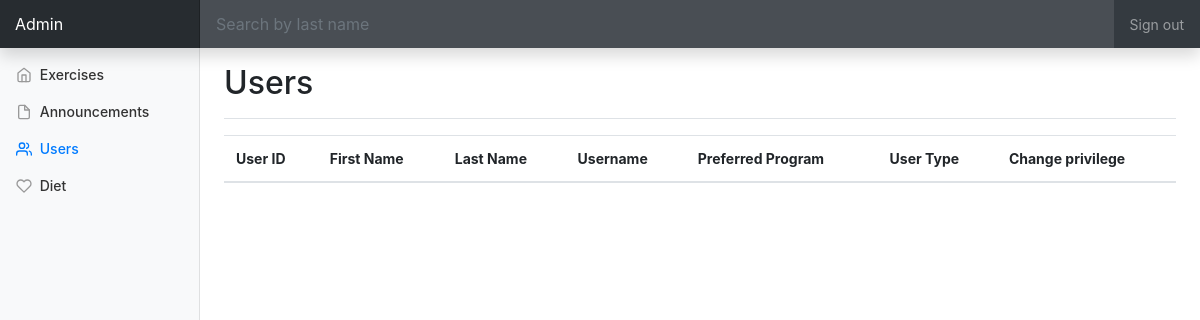
Page /adminuserlist.php on the earlier database version.
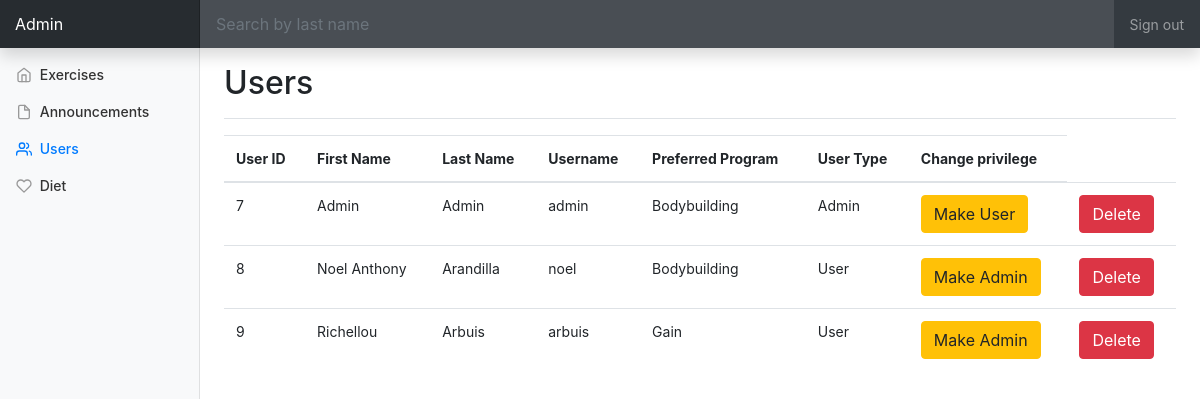
Same page on the later database version.
### tables this page shows
CREATE TABLE `users` (
  `user_id` int(255) NOT NULL,
  `fname` varchar(255) NOT NULL,
  `lname` varchar(255) NOT NULL,
  `username` varchar(255) NOT NULL,
  `password` varchar(255) NOT NULL,
  `preferredprogram` varchar(255) NOT NULL,
  `usertype` int(255) NOT NULL,
  `activate` int(2) NOT NULL
);

### functions.php (called while the page is built, shortened)
<?php
	class dataOps{
		public $conn;
		public function __construct(){
			$this -> conn = mysqli_connect("localhost","root","","weighttrack");
		}
		public function retrieveUsers(){
			$sql = "SELECT * FROM users  WHERE activate='1'";
			$userArray = array();
			$res = mysqli_query($this->conn, $sql);
			while($row = mysqli_fetch_assoc($res)){
				$userArray[] = $row;
			}
			return $userArray;
		}
	}
?>

### adminuserlist.php (the view, shortened to what this page needs)
<!doctype html>
<html lang="en">
  <head>
    <?php include 'functions.php' ?>
    <link href="vendor/bootstrap/css/bootstrap.min.css" rel="stylesheet">
    <link href="css/dashboard.css" rel="stylesheet">
  </head>
  <body>
    <?php
      $dataOps = new dataOps();
      $userArray = $dataOps->retrieveUsers();
    ?>
    <nav class="navbar navbar-dark fixed-top bg-dark flex-md-nowrap p-0 shadow">
      <a class="navbar-brand col-sm-3 col-md-2 mr-0" href="#">Admin</a>
      <input onkeyup="searchFunction()" id="searchInput" class="form-control form-control-dark w-100" type="text" placeholder="Search by last name" aria-label="Search">
      <ul class="navbar-nav px-3">
        <li class="nav-item text-nowrap">
          <a class="nav-link" href="userlogout.php">Sign out</a>
        </li>
      </ul>
    </nav>
    <div class="container-fluid">
      <div class="row">
        <nav class="col-md-2 d-none d-md-block bg-light sidebar">
          <div class="sidebar-sticky">
            <ul class="nav flex-column">
              <li class="nav-item">
                <a class="nav-link" href="adminpage.php">
                  <span data-feather="home"></span>
                  Exercises
                </a>
              </li>
              <li class="nav-item">
                <a class="nav-link" href="announcements.php">
                  <span data-feather="file"></span>
                  Announcements
                </a>
              </li>
              <li class="nav-item">
                <a class="nav-link active" href="adminuserlist.php">
                  <span data-feather="users"></span>
                  Users<span class="sr-only">(current)</span>
                </a>
              </li>
              <li class="nav-item">
                <a class="nav-link" href="admindiet.php">
                  <span data-feather="heart"></span>
                  Diet
                </a>
              </li>
            </ul>
          </div>
        </nav>
        <main role="main" class="col-md-9 ml-sm-auto col-lg-10 px-4">
          <div class="d-flex justify-content-between flex-wrap flex-md-nowrap align-items-center pt-3 pb-2 mb-3 border-bottom">
            <div class="row">
              <div class="col-xs-7 col-md-5 col-lg-7">
            <h1 class="h2">Users</h1>
              </div>
              <div class="col-xs-2 col-md-2 col-lg-2">
          </div>
            </div>
          </div>
          <table class="table table-hover usersTable" id="exerciseTable">
                      <thead>
                       <tr>
                       <th>User ID</th>
                       <th>First Name</th>
                       <th>Last Name</th>
                       <th>Username</th>
                       <th>Preferred Program</th>
                       <th>User Type</th>
                       <th>Change privilege</th>
                       </tr>
                     </thead>
                      <?php foreach($userArray as $row){ ?>
                      <tr>
                        <td><?php echo $row['user_id']; ?></td>
                        <td><?php echo $row['fname']; ?></td>
                        <td><?php echo $row['lname']; ?></td>
                        <td><?php echo $row['username']; ?></td>
                        <td><?php echo $row['preferredprogram']; ?></td>
                        <td><?php  if($row['usertype'] == 1){
                              echo "User";
                              }else if($row['usertype']==2){
                                echo "Admin";
                              } ?></td>
                        <td><?php if($row['usertype'] == 1){ echo '<a type="button" class="btn btn-warning" name="updateBtn" href="updateusertoadmin.php?id='.$row["user_id"].'"> Make Admin</a>';
                      }else if($row['usertype'] == 2){ echo '<a type="button" class="btn btn-warning" name="updateBtn" href="updateadmintouser.php?id='.$row["user_id"].'"> Make User</a>';
                      }  ?></td>
                        <td><a type="button" onclick="return confirm('Are you sure?')" class="btn btn-danger" name="deleteBtn" href="deleteuser.php?id=<?php echo $row['user_id']?>">Delete</a></td>
                      </tr>
                      <?php } ?>
           </table>
        </main>
      </div>
    </div>
  </body>
</html>

Differences in the rows shown:
now on this page (row edited): users: user_id "7", fname "Admin", lname "Admin", username "admin", preferredprogram "Bodybuilding", usertype "Admin"
now on this page (row edited): users: user_id "8", fname "Noel Anthony", lname "Arandilla", username "noel", preferredprogram "Bodybuilding", usertype "User"
now on this page (row edited): users: user_id "9", fname "Richellou", lname "Arbuis", username "arbuis", preferredprogram "Gain", usertype "User"
